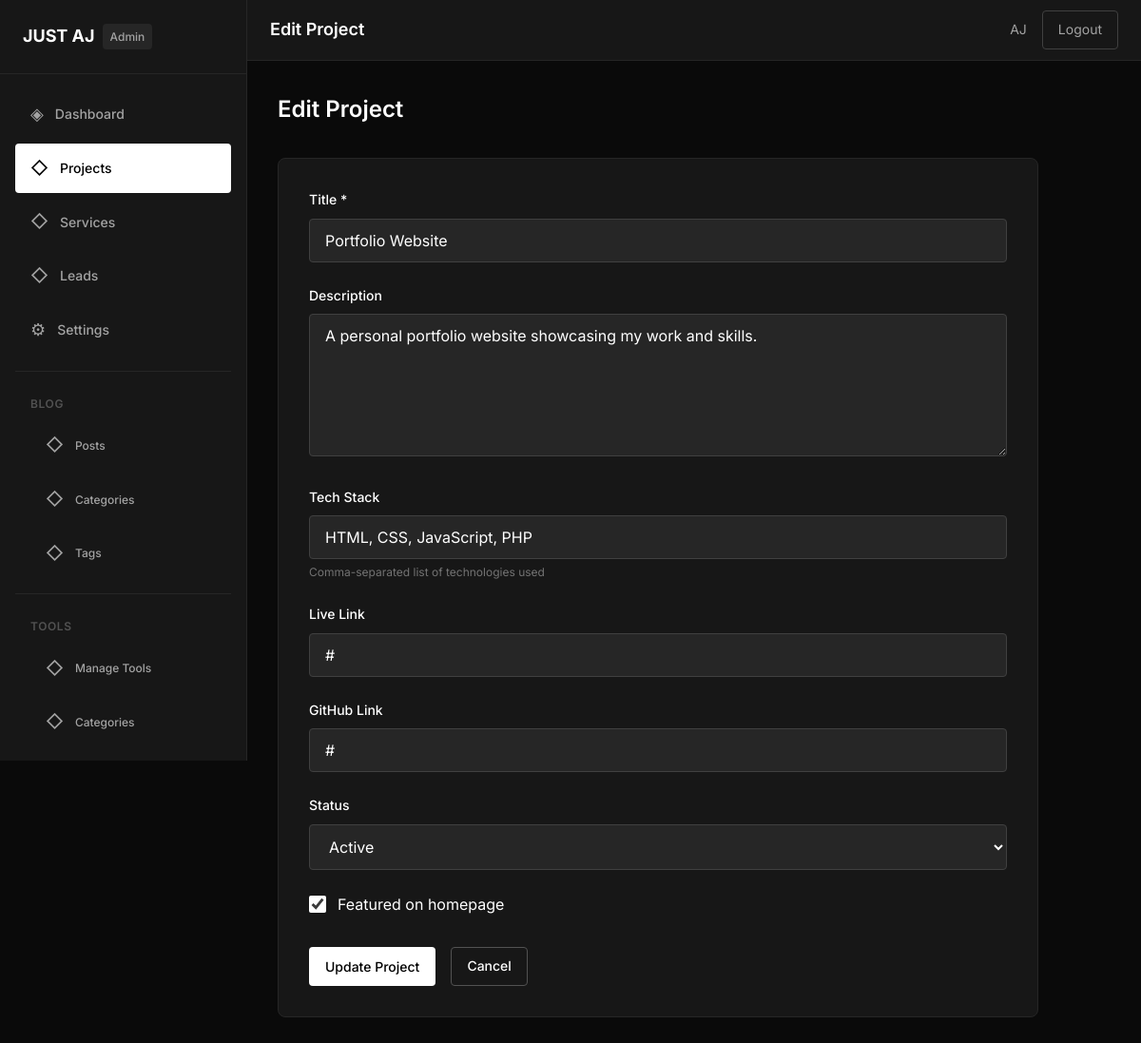
Screenshot of /admin/projects/edit.php?id=1 (signed in) with the database file from the repository.
### tables this page shows
CREATE TABLE `settings` (
    `id` INT(11) NOT NULL AUTO_INCREMENT,
    `setting_key` VARCHAR(255) NOT NULL,
    `setting_value` TEXT,
    PRIMARY KEY (`id`),
    UNIQUE KEY `setting_key` (`setting_key`)
);

CREATE TABLE `projects` (
    `id` INT(11) NOT NULL AUTO_INCREMENT,
    `title` VARCHAR(255) NOT NULL,
    `description` TEXT,
    `tech_stack` VARCHAR(500),
    `live_link` VARCHAR(500),
    `github_link` VARCHAR(500),
    `status` ENUM('active', 'inactive') DEFAULT 'active',
    `featured` ENUM('yes', 'no') DEFAULT 'no',
    `created_at` TIMESTAMP DEFAULT CURRENT_TIMESTAMP,
    `updated_at` TIMESTAMP DEFAULT CURRENT_TIMESTAMP ON UPDATE CURRENT_TIMESTAMP,
    PRIMARY KEY (`id`)
);

### includes/functions.php (called while the page is built, shortened)
<?php
function getSetting($key, $default = '') {
    global $pdo;
    $stmt = $pdo->prepare('SELECT setting_value FROM settings WHERE setting_key = ?');
    $stmt->execute([$key]);
    $result = $stmt->fetch();
    return $result ? $result['setting_value'] : $default;
}

### admin/projects/edit.php (the view, shortened to what this page needs)
<?php
$currentPage = 'projects';
require_once '../../includes/db.php';
require_once '../../includes/functions.php';
$id = filter_input(INPUT_GET, 'id', FILTER_VALIDATE_INT);
$stmt = $pdo->prepare('SELECT * FROM projects WHERE id = ?');
$stmt->execute([$id]);
$project = $stmt->fetch();
?>
<?php include '../../includes/admin-header.php'; ?>
<div class="page-header">
    <h1 class="page-title">Edit Project</h1>
</div>
<div class="form-container">
    <div class="form-card">
        <form method="POST" action="">
            <div class="form-group">
                <label for="title" class="form-label">Title *</label>
                <input type="text" id="title" name="title" class="form-input" required value="<?php echo htmlspecialchars($project['title']); ?>">
            </div>
            <div class="form-group">
                <label for="description" class="form-label">Description</label>
                <textarea id="description" name="description" class="form-textarea"><?php echo htmlspecialchars($project['description']); ?></textarea>
            </div>
            <div class="form-group">
                <label for="tech_stack" class="form-label">Tech Stack</label>
                <input type="text" id="tech_stack" name="tech_stack" class="form-input" placeholder="PHP, MySQL, JavaScript" value="<?php echo htmlspecialchars($project['tech_stack']); ?>">
                <p class="form-hint">Comma-separated list of technologies used</p>
            </div>
            <div class="form-group">
                <label for="live_link" class="form-label">Live Link</label>
                <input type="url" id="live_link" name="live_link" class="form-input" placeholder="https://example.com" value="<?php echo htmlspecialchars($project['live_link']); ?>">
            </div>
            <div class="form-group">
                <label for="github_link" class="form-label">GitHub Link</label>
                <input type="url" id="github_link" name="github_link" class="form-input" placeholder="https://github.com/user/repo" value="<?php echo htmlspecialchars($project['github_link']); ?>">
            </div>
            <div class="form-group">
                <label for="status" class="form-label">Status</label>
                <select id="status" name="status" class="form-select">
                    <option value="active" <?php echo $project['status'] === 'active' ? 'selected' : ''; ?>>Active</option>
                </select>
            </div>
            <div class="form-group">
                <label class="form-checkbox">
                    <input type="checkbox" name="featured" value="yes" <?php echo $project['featured'] === 'yes' ? 'checked' : ''; ?>>
                    <span>Featured on homepage</span>
                </label>
            </div>
            <div class="form-actions">
                <button type="submit" class="btn btn-primary">Update Project</button>
                <a href="<?php echo SITE_URL; ?>/admin/projects/index.php" class="btn btn-secondary">Cancel</a>
            </div>
        </form>
    </div>
</div>
<?php include '../../includes/admin-footer.php'; ?>

### includes/admin-sidebar.php (shortened to what this page needs)
<aside class="admin-sidebar">
                <div class="sidebar-header">
                    <a href="<?php echo SITE_URL; ?>/admin/dashboard.php" class="sidebar-logo">
                        <span class="logo-text"><?php echo htmlspecialchars(getSetting('site_name', 'AJ OS')); ?></span>
                        <span class="logo-badge">Admin</span>
                    </a>
                </div>
                <nav class="sidebar-nav">
                    <ul class="nav-menu">
                        <li class="nav-item">
                            <a href="<?php echo SITE_URL; ?>/admin/dashboard.php" class="nav-link <?php echo $currentPage === 'dashboard' ? 'active' : ''; ?>">
                                <span class="nav-icon">◈</span>
                                Dashboard
                            </a>
                        </li>
                        <li class="nav-item">
                            <a href="<?php echo SITE_URL; ?>/admin/projects/index.php" class="nav-link <?php echo $currentPage === 'projects' ? 'active' : ''; ?>">
                                <span class="nav-icon">◇</span>
                                Projects
                            </a>
                        </li>
                        <li class="nav-item">
                            <a href="<?php echo SITE_URL; ?>/admin/services/index.php" class="nav-link <?php echo $currentPage === 'services' ? 'active' : ''; ?>">
                                <span class="nav-icon">◇</span>
                                Services
                            </a>
                        </li>
                        <li class="nav-item">
                            <a href="<?php echo SITE_URL; ?>/admin/leads/index.php" class="nav-link <?php echo $currentPage === 'leads' ? 'active' : ''; ?>">
                                <span class="nav-icon">◇</span>
                                Leads
                            </a>
                        </li>
                        <li class="nav-item">
                            <a href="<?php echo SITE_URL; ?>/admin/settings.php" class="nav-link <?php echo $currentPage === 'settings' ? 'active' : ''; ?>">
                                <span class="nav-icon">⚙</span>
                                Settings
                            </a>
                        </li>
                    </ul>
                    <div class="nav-divider"></div>
                    <p class="nav-label">Blog</p>
                    <ul class="nav-menu">
                        <li class="nav-item nav-sub">
                            <a href="<?php echo SITE_URL; ?>/admin/blog/posts/" class="nav-link <?php echo $currentPage === 'blog-posts' ? 'active' : ''; ?>">
                                <span class="nav-icon">◇</span>
                                Posts
                            </a>
                        </li>
                        <li class="nav-item nav-sub">
                            <a href="<?php echo SITE_URL; ?>/admin/blog/categories/" class="nav-link <?php echo $currentPage === 'blog-categories' ? 'active' : ''; ?>">
                                <span class="nav-icon">◇</span>
                                Categories
                            </a>
                        </li>
                        <li class="nav-item nav-sub">
                            <a href="<?php echo SITE_URL; ?>/admin/blog/tags/" class="nav-link <?php echo $currentPage === 'blog-tags' ? 'active' : ''; ?>">
                                <span class="nav-icon">◇</span>
                                Tags
                            </a>
                        </li>
                    </ul>
                    <div class="nav-divider"></div>
                    <p class="nav-label">Tools</p>
                    <ul class="nav-menu">
                        <li class="nav-item nav-sub">
                            <a href="<?php echo SITE_URL; ?>/admin/tools/tools/" class="nav-link <?php echo $currentPage === 'tools-manage' ? 'active' : ''; ?>">
                                <span class="nav-icon">◇</span>
                                Manage Tools
                            </a>
                        </li>
                        <li class="nav-item nav-sub">
                            <a href="<?php echo SITE_URL; ?>/admin/tools/categories/" class="nav-link <?php echo $currentPage === 'tool-categories' ? 'active' : ''; ?>">
                                <span class="nav-icon">◇</span>
                                Categories
                            </a>
                        </li>
                    </ul>
                </nav>
            </aside>

### rows the page displays
settings: setting_value "JUST AJ"
projects: title "Portfolio Website", description "A personal portfolio website showcasing my work and skills.", tech_stack "HTML, CSS, JavaScript, PHP", live_link "#", github_link "#", status "Active", featured "☑"

### other values shown
$pageTitle "Edit Project"
$currentAdmin['name'] "AJ"
